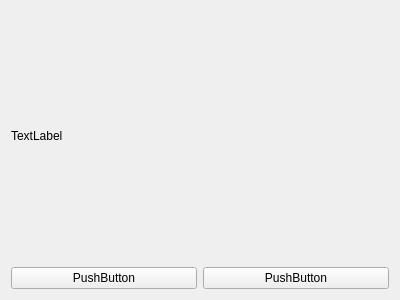
<?xml version="1.0" encoding="UTF-8"?>
<ui version="4.0">
 <class>FileManagerQuestionMessageWidget</class>
 <widget class="QWidget" name="FileManagerQuestionMessageWidget">
  <property name="geometry">
   <rect>
    <x>0</x>
    <y>0</y>
    <width>400</width>
    <height>300</height>
   </rect>
  </property>
  <property name="windowTitle">
   <string>Form</string>
  </property>
  <layout class="QGridLayout" name="gridLayout_2">
   <item row="0" column="0">
    <layout class="QGridLayout" name="gridLayout" rowstretch="3,2">
     <item row="1" column="0">
      <widget class="CustomPushButton" name="okPushButton">
       <property name="text">
        <string>PushButton</string>
       </property>
      </widget>
     </item>
     <item row="1" column="1">
      <widget class="CustomPushButton" name="cancelPushButton">
       <property name="text">
        <string>PushButton</string>
       </property>
      </widget>
     </item>
     <item row="0" column="0" colspan="2">
      <widget class="CustomLabel" name="questionLabel">
       <property name="text">
        <string>TextLabel</string>
       </property>
      </widget>
     </item>
    </layout>
   </item>
  </layout>
 </widget>
 <customwidgets>
  <customwidget>
   <class>CustomPushButton</class>
   <extends>QPushButton</extends>
   <header>CustomPushButton.h</header>
  </customwidget>
  <customwidget>
   <class>CustomLabel</class>
   <extends>QLabel</extends>
   <header location="global">CustomLabel.h</header>
  </customwidget>
 </customwidgets>
 <resources/>
 <connections/>
</ui>
